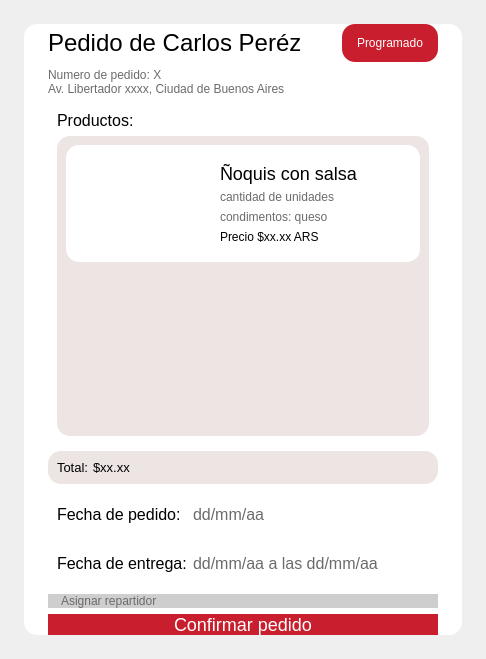
          <widget class="QWidget" name="widget_33" native="true">
           <layout class="QHBoxLayout" name="horizontalLayout_18">
            <property name="spacing">
             <number>24</number>
            </property>
            <property name="leftMargin">
             <number>24</number>
            </property>
            <property name="topMargin">
             <number>24</number>
            </property>
            <property name="rightMargin">
             <number>24</number>
            </property>
            <property name="bottomMargin">
             <number>24</number>
            </property>
            <item>
             <widget class="QWidget" name="widget_6" native="true">
              <property name="maximumSize">
               <size>
                <width>16777215</width>
                <height>16777215</height>
               </size>
              </property>
              <property name="windowTitle">
               <string>Dialog</string>
              </property>
              <property name="styleSheet">
               <string notr="true">background-color: white;
border-radius: 13;</string>
              </property>
              <layout class="QVBoxLayout" name="verticalLayout_6">
               <property name="leftMargin">
                <number>24</number>
               </property>
               <property name="topMargin">
                <number>0</number>
               </property>
               <property name="rightMargin">
                <number>24</number>
               </property>
               <property name="bottomMargin">
                <number>0</number>
               </property>
               <item>
                <widget class="QWidget" name="widget_7" native="true">
                 <property name="maximumSize">
                  <size>
                   <width>16777215</width>
                   <height>100</height>
                  </size>
                 </property>
                 <layout class="QVBoxLayout" name="verticalLayout_7">
                  <property name="leftMargin">
                   <number>0</number>
                  </property>
                  <property name="topMargin">
                   <number>0</number>
                  </property>
                  <property name="rightMargin">
                   <number>0</number>
                  </property>
                  <property name="bottomMargin">
                   <number>0</number>
                  </property>
                  <item>
                   <widget class="QWidget" name="widget_11" native="true">
                    <property name="maximumSize">
                     <size>
                      <width>16777215</width>
                      <height>50</height>
                     </size>
                    </property>
                    <layout class="QHBoxLayout" name="horizontalLayout_6">
                     <property name="spacing">
                      <number>0</number>
                     </property>
                     <property name="leftMargin">
                      <number>0</number>
                     </property>
                     <property name="topMargin">
                      <number>0</number>
                     </property>
                     <property name="rightMargin">
                      <number>0</number>
                     </property>
                     <property name="bottomMargin">
                      <number>0</number>
                     </property>
                     <item>
                      <widget class="QLabel" name="label_4">
                       <property name="styleSheet">
                        <string notr="true">font-size: 24px;</string>
                       </property>
                       <property name="text">
                        <string>Pedido de Carlos Peréz</string>
                       </property>
                      </widget>
                     </item>
                     <item>
                      <spacer name="horizontalSpacer_5">
                       <property name="orientation">
                        <enum>Qt::Orientation::Horizontal</enum>
                       </property>
                       <property name="sizeHint" stdset="0">
                        <size>
                         <width>40</width>
                         <height>20</height>
                        </size>
                       </property>
                      </spacer>
                     </item>
                     <item>
                      <widget class="QWidget" name="widget_12" native="true">
                       <property name="maximumSize">
                        <size>
                         <width>16777215</width>
                         <height>48</height>
                        </size>
                       </property>
                       <property name="styleSheet">
                        <string notr="true">background-color: #C81E2D;
padding: 3;</string>
                       </property>
                       <layout class="QHBoxLayout" name="horizontalLayout_7">
                        <item>
                         <widget class="QLabel" name="label_5">
                          <property name="styleSheet">
                           <string notr="true">color: white;
font-size: 3;</string>
                          </property>
                          <property name="text">
                           <string>Programado</string>
                          </property>
                         </widget>
                        </item>
                       </layout>
                      </widget>
                     </item>
                    </layout>
                   </widget>
                  </item>
                  <item>
                   <widget class="QWidget" name="widget_13" native="true">
                    <property name="maximumSize">
                     <size>
                      <width>16777215</width>
                      <height>38</height>
                     </size>
                    </property>
                    <layout class="QVBoxLayout" name="verticalLayout_8" stretch="0,0">
                     <property name="spacing">
                      <number>0</number>
                     </property>
                     <property name="leftMargin">
                      <number>0</number>
                     </property>
                     <property name="topMargin">
                      <number>0</number>
                     </property>
                     <property name="rightMargin">
                      <number>0</number>
                     </property>
                     <property name="bottomMargin">
                      <number>0</number>
                     </property>
                     <item>
                      <widget class="QLabel" name="label_6">
                       <property name="styleSheet">
                        <string notr="true">color: #6B6B6B;</string>
                       </property>
                       <property name="text">
                        <string>Numero de pedido: X</string>
                       </property>
                      </widget>
                     </item>
                     <item>
                      <widget class="QLabel" name="label_7">
                       <property name="styleSheet">
                        <string notr="true">color: #6B6B6B;</string>
                       </property>
                       <property name="text">
                        <string>Av. Libertador xxxx, Ciudad de Buenos Aires</string>
                       </property>
                      </widget>
                     </item>
                    </layout>
                   </widget>
                  </item>
                 </layout>
                </widget>
               </item>
               <item>
                <widget class="QWidget" name="widget_8" native="true">
                 <property name="maximumSize">
                  <size>
                   <width>16777215</width>
                   <height>380</height>
                  </size>
                 </property>
                 <layout class="QVBoxLayout" name="verticalLayout_9">
                  <item>
                   <widget class="QLabel" name="label_8">
                    <property name="maximumSize">
                     <size>
                      <width>16777215</width>
                      <height>30</height>
                     </size>
                    </property>
                    <property name="styleSheet">
                     <string notr="true">font-size: 16px;</string>
                    </property>
                    <property name="text">
                     <string>Productos:</string>
                    </property>
                   </widget>
                  </item>
                  <item>
                   <widget class="QWidget" name="widget_14" native="true">
                    <property name="minimumSize">
                     <size>
                      <width>0</width>
                      <height>300</height>
                     </size>
                    </property>
                    <property name="maximumSize">
                     <size>
                      <width>16777215</width>
                      <height>300</height>
                     </size>
                    </property>
                    <property name="styleSheet">
                     <string notr="true">background-color: #EDE4E4;</string>
                    </property>
                    <layout class="QVBoxLayout" name="verticalLayout_10">
                     <item>
                      <widget class="QWidget" name="widget_9" native="true">
                       <property name="styleSheet">
                        <string notr="true">background-color: white;</string>
                       </property>
                       <layout class="QHBoxLayout" name="horizontalLayout_5">
                        <item>
                         <widget class="QLabel" name="label_13">
                          <property name="maximumSize">
                           <size>
                            <width>130</width>
                            <height>113</height>
                           </size>
                          </property>
                          <property name="toolTip">
                           <string>&lt;html&gt;&lt;head/&gt;&lt;body&gt;&lt;p&gt;&lt;img src=&quot;:/fideos.jpeg&quot;/&gt;&lt;/p&gt;&lt;/body&gt;&lt;/html&gt;</string>
                          </property>
                          <property name="text">
                           <string/>
                          </property>
                          <property name="pixmap">
                           <pixmap resource="img.qrc">:/fideos.jpeg</pixmap>
                          </property>
                          <property name="scaledContents">
                           <bool>true</bool>
                          </property>
                         </widget>
                        </item>
                        <item>
                         <widget class="QWidget" name="widget_16" native="true">
                          <layout class="QVBoxLayout" name="verticalLayout_11">
                           <item>
                            <widget class="QLabel" name="label_12">
                             <property name="styleSheet">
                              <string notr="true">font-size: 18px;</string>
                             </property>
                             <property name="text">
                              <string>Ñoquis con salsa</string>
                             </property>
                            </widget>
                           </item>
                           <item>
                            <widget class="QLabel" name="label_11">
                             <property name="styleSheet">
                              <string notr="true">color: #6B6B6B;</string>
                             </property>
                             <property name="text">
                              <string>cantidad de unidades</string>
                             </property>
                            </widget>
                           </item>
                           <item>
                            <widget class="QLabel" name="label_10">
                             <property name="styleSheet">
                              <string notr="true">color: #6B6B6B;</string>
                             </property>
                             <property name="text">
                              <string>condimentos: queso</string>
                             </property>
                            </widget>
                           </item>
                           <item>
                            <widget class="QLabel" name="label_9">
                             <property name="text">
                              <string>Precio $xx.xx ARS</string>
                             </property>
                            </widget>
                           </item>
                          </layout>
                         </widget>
                        </item>
                       </layout>
                      </widget>
                     </item>
                     <item>
                      <spacer name="verticalSpacer">
                       <property name="orientation">
                        <enum>Qt::Orientation::Vertical</enum>
                       </property>
                       <property name="sizeHint" stdset="0">
                        <size>
                         <width>20</width>
                         <height>13</height>
                        </size>
                       </property>
                      </spacer>
                     </item>
                    </layout>
                   </widget>
                  </item>
                 </layout>
                </widget>
               </item>
               <item>
                <widget class="QWidget" name="widget_10" native="true">
                 <property name="maximumSize">
                  <size>
                   <width>16777215</width>
                   <height>46</height>
                  </size>
                 </property>
                 <property name="styleSheet">
                  <string notr="true">background-color: #EDE4E4;
font-size: 13px;</string>
                 </property>
                 <layout class="QHBoxLayout" name="horizontalLayout_12">
                  <property name="leftMargin">
                   <number>9</number>
                  </property>
                  <property name="rightMargin">
                   <number>9</number>
                  </property>
                  <item>
                   <widget class="QLabel" name="label_21">
                    <property name="maximumSize">
                     <size>
                      <width>30</width>
                      <height>16777215</height>
                     </size>
                    </property>
                    <property name="styleSheet">
                     <string notr="true">font-size: 13px;</string>
                    </property>
                    <property name="text">
                     <string>Total:</string>
                    </property>
                   </widget>
                  </item>
                  <item>
                   <widget class="QLabel" name="label_22">
                    <property name="maximumSize">
                     <size>
                      <width>16777215</width>
                      <height>16777215</height>
                     </size>
                    </property>
                    <property name="styleSheet">
                     <string notr="true">font-size: 13px;</string>
                    </property>
                    <property name="text">
                     <string>$xx.xx</string>
                    </property>
                   </widget>
                  </item>
                 </layout>
                </widget>
               </item>
               <item>
                <widget class="QWidget" name="widget_17" native="true">
                 <property name="maximumSize">
                  <size>
                   <width>16777215</width>
                   <height>113</height>
                  </size>
                 </property>
                 <layout class="QVBoxLayout" name="verticalLayout">
                  <property name="spacing">
                   <number>0</number>
                  </property>
                  <property name="leftMargin">
                   <number>0</number>
                  </property>
                  <property name="topMargin">
                   <number>0</number>
                  </property>
                  <property name="rightMargin">
                   <number>0</number>
                  </property>
                  <property name="bottomMargin">
                   <number>0</number>
                  </property>
                  <item>
                   <widget class="QWidget" name="widget_15" native="true">
                    <property name="minimumSize">
                     <size>
                      <width>0</width>
                      <height>0</height>
                     </size>
                    </property>
                    <property name="maximumSize">
                     <size>
                      <width>16777215</width>
                      <height>50</height>
                     </size>
                    </property>
                    <layout class="QHBoxLayout" name="horizontalLayout_8">
                     <item>
                      <widget class="QLabel" name="label_15">
                       <property name="minimumSize">
                        <size>
                         <width>130</width>
                         <height>30</height>
                        </size>
                       </property>
                       <property name="maximumSize">
                        <size>
                         <width>130</width>
                         <height>30</height>
                        </size>
                       </property>
                       <property name="styleSheet">
                        <string notr="true">font-size: 16px;</string>
                       </property>
                       <property name="text">
                        <string>Fecha de pedido:</string>
                       </property>
                      </widget>
                     </item>
                     <item>
                      <widget class="QLabel" name="label_16">
                       <property name="minimumSize">
                        <size>
                         <width>0</width>
                         <height>30</height>
                        </size>
                       </property>
                       <property name="maximumSize">
                        <size>
                         <width>16777215</width>
                         <height>30</height>
                        </size>
                       </property>
                       <property name="styleSheet">
                        <string notr="true">color: #6B6B6B;
font-size: 16px;</string>
                       </property>
                       <property name="text">
                        <string>dd/mm/aa</string>
                       </property>
                      </widget>
                     </item>
                    </layout>
                   </widget>
                  </item>
                  <item>
                   <widget class="QFrame" name="frame_2">
                    <property name="minimumSize">
                     <size>
                      <width>0</width>
                      <height>50</height>
                     </size>
                    </property>
                    <property name="maximumSize">
                     <size>
                      <width>16777215</width>
                      <height>50</height>
                     </size>
                    </property>
                    <property name="frameShape">
                     <enum>QFrame::Shape::StyledPanel</enum>
                    </property>
                    <property name="frameShadow">
                     <enum>QFrame::Shadow::Raised</enum>
                    </property>
                    <layout class="QHBoxLayout" name="horizontalLayout_9">
                     <item>
                      <widget class="QLabel" name="label_17">
                       <property name="minimumSize">
                        <size>
                         <width>0</width>
                         <height>30</height>
                        </size>
                       </property>
                       <property name="maximumSize">
                        <size>
                         <width>130</width>
                         <height>30</height>
                        </size>
                       </property>
                       <property name="styleSheet">
                        <string notr="true">font-size: 16px;</string>
                       </property>
                       <property name="text">
                        <string>Fecha de entrega:</string>
                       </property>
                      </widget>
                     </item>
                     <item>
                      <widget class="QLabel" name="label_18">
                       <property name="minimumSize">
                        <size>
                         <width>0</width>
                         <height>30</height>
                        </size>
                       </property>
                       <property name="maximumSize">
                        <size>
                         <width>16777215</width>
                         <height>30</height>
                        </size>
                       </property>
                       <property name="styleSheet">
                        <string notr="true">color: #6B6B6B;
font-size: 16px;</string>
                       </property>
                       <property name="text">
                        <string>dd/mm/aa a las dd/mm/aa</string>
                       </property>
                      </widget>
                     </item>
                    </layout>
                   </widget>
                  </item>
                 </layout>
                </widget>
               </item>
               <item>
                <widget class="QWidget" name="widget_18" native="true">
                 <property name="maximumSize">
                  <size>
                   <width>16777215</width>
                   <height>50</height>
                  </size>
                 </property>
                 <property name="styleSheet">
                  <string notr="true">background-color: #CECECE;</string>
                 </property>
                 <layout class="QHBoxLayout" name="horizontalLayout_10">
                  <property name="spacing">
                   <number>0</number>
                  </property>
                  <property name="leftMargin">
                   <number>13</number>
                  </property>
                  <property name="topMargin">
                   <number>0</number>
                  </property>
                  <property name="rightMargin">
                   <number>0</number>
                  </property>
                  <property name="bottomMargin">
                   <number>0</number>
                  </property>
                  <item>
                   <widget class="QLabel" name="label_19">
                    <property name="maximumSize">
                     <size>
                      <width>16777215</width>
                      <height>80</height>
                     </size>
                    </property>
                    <property name="styleSheet">
                     <string notr="true">border-radius: 8;
color: #6B6B6B;</string>
                    </property>
                    <property name="text">
                     <string>Asignar repartidor</string>
                    </property>
                   </widget>
                  </item>
                 </layout>
                </widget>
               </item>
               <item>
                <widget class="QWidget" name="widget_19" native="true">
                 <property name="maximumSize">
                  <size>
                   <width>16777215</width>
                   <height>60</height>
                  </size>
                 </property>
                 <property name="styleSheet">
                  <string notr="true">background-color: #C81E2D;</string>
                 </property>
                 <layout class="QHBoxLayout" name="horizontalLayout_11">
                  <property name="spacing">
                   <number>0</number>
                  </property>
                  <property name="leftMargin">
                   <number>0</number>
                  </property>
                  <property name="topMargin">
                   <number>0</number>
                  </property>
                  <property name="rightMargin">
                   <number>0</number>
                  </property>
                  <property name="bottomMargin">
                   <number>0</number>
                  </property>
                  <item>
                   <spacer name="horizontalSpacer_6">
                    <property name="orientation">
                     <enum>Qt::Orientation::Horizontal</enum>
                    </property>
                    <property name="sizeHint" stdset="0">
                     <size>
                      <width>40</width>
                      <height>20</height>
                     </size>
                    </property>
                   </spacer>
                  </item>
                  <item>
                   <widget class="QLabel" name="label_20">
                    <property name="styleSheet">
                     <string notr="true">
color: white;
font-size: 18px;</string>
                    </property>
                    <property name="text">
                     <string>Confirmar pedido</string>
                    </property>
                   </widget>
                  </item>
                  <item>
                   <spacer name="horizontalSpacer_7">
                    <property name="orientation">
                     <enum>Qt::Orientation::Horizontal</enum>
                    </property>
                    <property name="sizeHint" stdset="0">
                     <size>
                      <width>40</width>
                      <height>20</height>
                     </size>
                    </property>
                   </spacer>
                  </item>
                 </layout>
                </widget>
               </item>
              </layout>
             </widget>
            </item>
           </layout>
          </widget>
